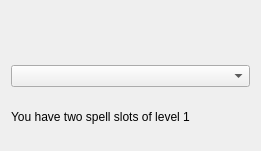
<?xml version="1.0" encoding="UTF-8"?>
<ui version="4.0">
 <class>Sorcerer</class>
 <widget class="QWidget" name="Sorcerer">
  <property name="geometry">
   <rect>
    <x>0</x>
    <y>0</y>
    <width>261</width>
    <height>151</height>
   </rect>
  </property>
  <property name="windowTitle">
   <string>Form</string>
  </property>
  <layout class="QVBoxLayout" name="verticalLayout">
   <item>
    <widget class="QLabel" name="label">
     <property name="text">
      <string/>
     </property>
    </widget>
   </item>
   <item>
    <widget class="QComboBox" name="comboBox1"/>
   </item>
   <item>
    <widget class="QLabel" name="label_2">
     <property name="text">
      <string>You have two spell slots of level 1</string>
     </property>
    </widget>
   </item>
  </layout>
 </widget>
 <resources/>
 <connections/>
</ui>
